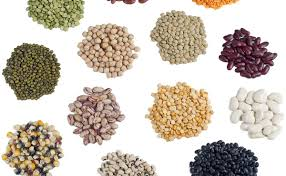
#> input picture machinevision/testpictures/assortedseedpiles.jpg, 286 x 176 px; its folder holds only this picture in this run
$ python basicimageprocessing.py   (Python 2 division)
#> lines starting #> are read from the running program, lines starting #| are printed output that depends on the picture
#code examples from: Programming computer vision with python by Jan Eric Solem
#are used

from PIL import Image
import os
from numpy import *


def main():
	imlist=get_imlist('testpictures')
	greylevel_transform(imlist)


def get_imlist(path):
	#returns a list of filenames for all jpg in a directory
	return [os.path.join(path,f) for f in os.listdir(path) if f.endswith('.jpg')]

def convert_file_type(filelist):
	for infile in filelist:
		outfile=os.path.splitext(infile)[0]+".jpg"
		if infile != outfile:
			try:
				Image.open(infile).save(outfile)
			except IOError:
				print "cannot convert", infile

def greylevel_transform(filelist):

	for infile in filelist:
		im=array(Image.open(infile).convert('L'))
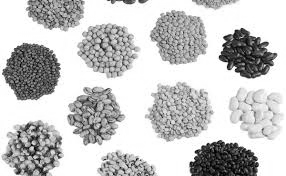
#> im: shape (176, 286); min 1, max 255, mean 198.5
		im2=255-im
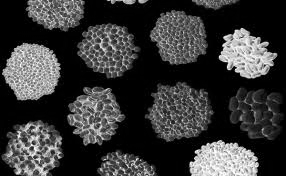
#> im2: shape (176, 286); min 0, max 254, mean 56.5
		im3=(100.0/255)*im+100
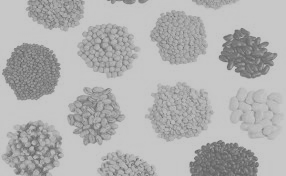
#> im3: shape (176, 286) float64; min 100.4, max 200, mean 177.9
		im4=255.0*(im/255.0)**2
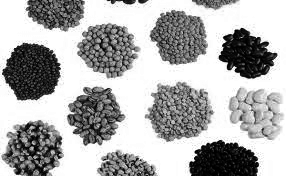
#> im4: shape (176, 286) float64; min 0.00392, max 255, mean 173.9
		print int(im.min()), int(im.max())
#| 1 255
		pil_im=Image.fromarray(uint8(im))
		outfile=os.path.splitext(infile)[0]+"greyscale"+".jpg"
		pil_im.save(outfile)

	#pil_im=Image.open('raspberries.jpg').convert('L').save('raspberriesbw.jpg')

main()

$ run again, on machinevision/testpictures/looseassortedseeds.jpg
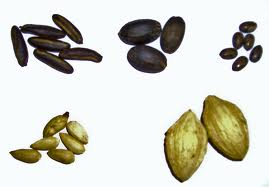
#> input picture machinevision/testpictures/looseassortedseeds.jpg, 269 x 187 px
#> in greylevel_transform, `im3=(100.0/255)*im+100`:
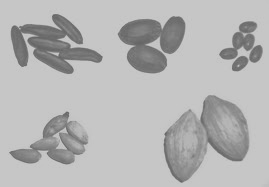
#> im3: shape (187, 269) float64; min 100.4, max 200, mean 181.3
#> in greylevel_transform, `im4=255.0*(im/255.0)**2`:
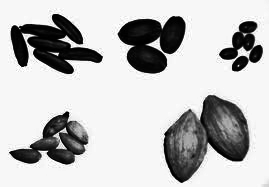
#> im4: shape (187, 269) float64; min 0.00392, max 255, mean 191.8
#| 1 255

$ run again, on machinevision/testpictures/looseseeds.jpg
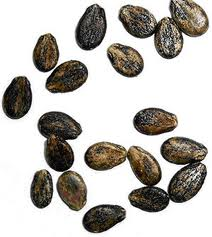
#> input picture machinevision/testpictures/looseseeds.jpg, 212 x 237 px
#> in greylevel_transform, `im3=(100.0/255)*im+100`:
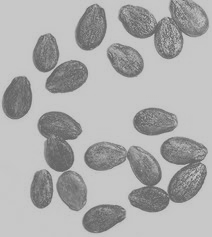
#> im3: shape (237, 212) float64; min 100, max 200, mean 173.2
#> in greylevel_transform, `im4=255.0*(im/255.0)**2`:
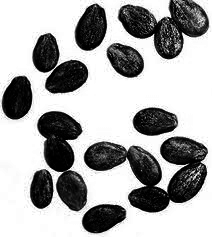
#> im4: shape (237, 212) float64; min 0, max 255, mean 169.6
#| 0 255
